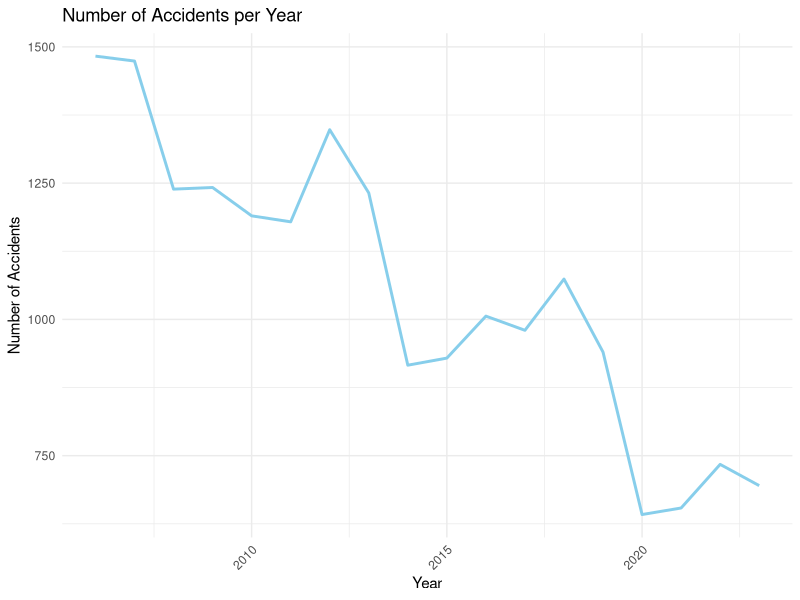
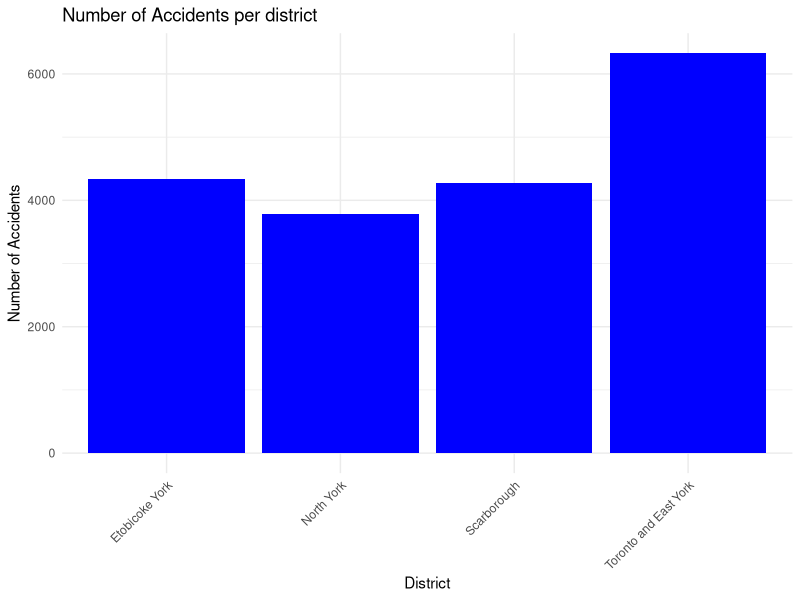
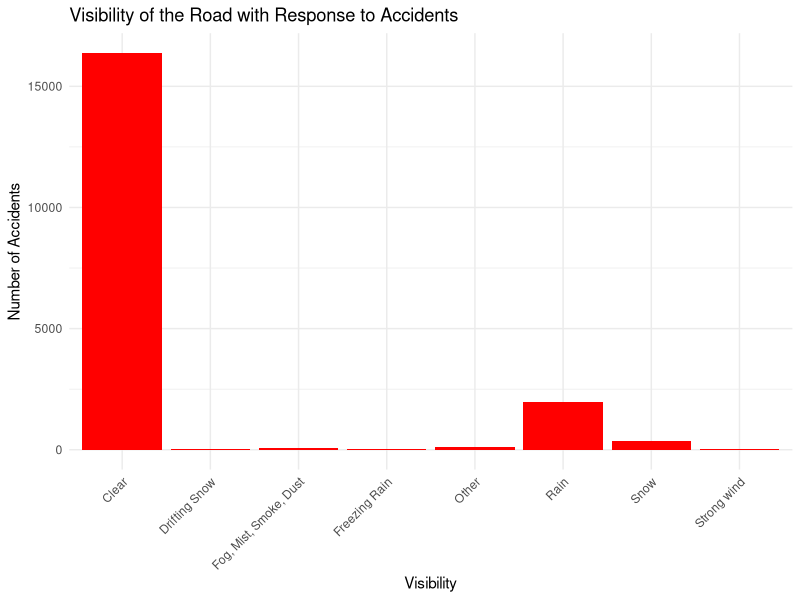
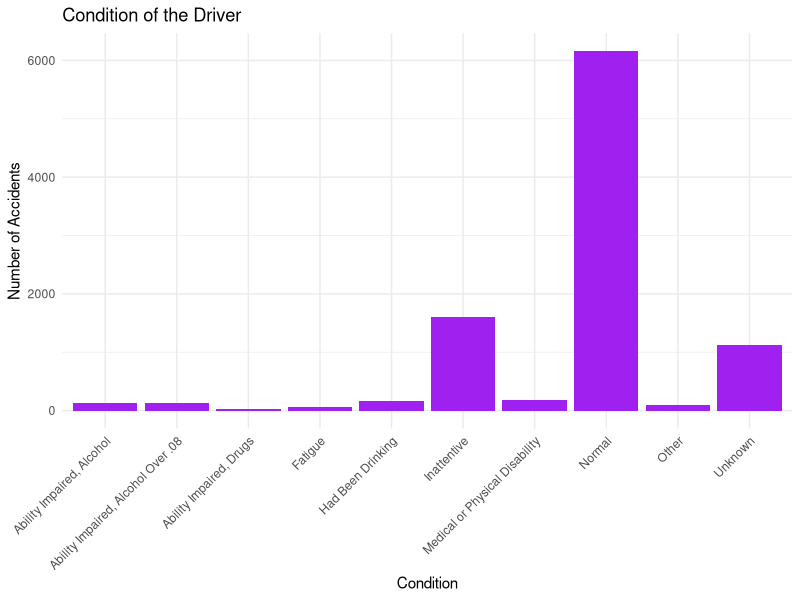

Source code (R) for these figures, in order: (Note: this script raises an error after producing the figures.)
## ---- chunk 1
#| include: false
#| warning: false
#| message: false

library(tidyverse)
library(ggplot2)
library(here) #Used package("here") for locating the analysis data

### Load the necessary data ###
analysis_data <- read_csv(here("data/analysis_data/analysis_data.csv"))

## ---- chunk 2
#| echo: false
#| warning: false
#| message: false
#| label: fig-counts
#| layout-ncol: 2

accidents_per_year <- as.data.frame(table(analysis_data$YEAR))
colnames(accidents_per_year) <- c("Year", "Number_of_Accidents")
accidents_per_year$Year <- as.numeric(as.character(accidents_per_year$Year))
# Plot the line graph
ggplot(accidents_per_year, aes(x = Year, y = Number_of_Accidents)) +
  geom_line(color = "skyblue", size = 1) +  # Line plot
  labs(title = "Number of Accidents per Year", x = "Year", y = "Number of Accidents") +
  theme_minimal() + 
  theme(axis.text.x = element_text(angle = 45, hjust = 1))

accidents_per_district <- as.data.frame((table(analysis_data$DISTRICT)))
colnames(accidents_per_district) <- c("District", "Number_of_Accidents")
accidents_per_district <- accidents_per_district %>% filter(District != "None")
ggplot(accidents_per_district, aes(x = District, y = Number_of_Accidents)) +
  geom_bar(stat = "identity", fill = "blue") +  # Bar graph
  labs(title = "Number of Accidents per district", x = "District", y = "Number of Accidents") +
  theme_minimal() + 
  theme(axis.text.x = element_text(angle = 45, hjust = 1))

Vision_accidents <- as.data.frame((table(analysis_data$VISIBILITY)))
colnames(Vision_accidents) <- c("Visibility", "Number_of_Accidents")
Vision_accidents <- Vision_accidents %>% filter(Visibility != "None")
ggplot(Vision_accidents, aes(x = Visibility, y = Number_of_Accidents)) +
  geom_bar(stat = "identity", fill = "red") +  # Bar graph
  labs(title = "Visibility of the Road with Response to Accidents", x = "Visibility", y = "Number of Accidents") +
  theme_minimal() + 
  theme(axis.text.x = element_text(angle = 45, hjust = 1))

Driver_cond <- as.data.frame((table(analysis_data$DRIVCOND)))
colnames(Driver_cond) <- c("Drivers_Condition", "Number_of_Accidents")
Driver_cond <- Driver_cond %>% filter(Drivers_Condition != "None")
ggplot(Driver_cond, aes(x = Drivers_Condition, y = Number_of_Accidents)) +
  geom_bar(stat = "identity", fill = "purple") +  # Bar graph
  labs(title = "Condition of the Driver", x = "Condition", y = "Number of Accidents") +
  theme_minimal() + 
  theme(axis.text.x = element_text(angle = 45, hjust = 1))

Speeding <- as.data.frame((table(analysis_data$SPEEDING)))
colnames(Speeding) <- c("Speeding", "Number_of_Accidents")
ggplot(Speeding, aes(x = Speeding, y = Number_of_Accidents)) +
  geom_bar(stat = "identity", fill = "black") +  # Bar graph
  labs(title = "Is Speeding the Cause of Accidents?", x = "Speeding", y = "Number of Accidents") +
  theme_minimal() + 
  theme(axis.text.x = element_text(angle = 45, hjust = 1))

Aggressive_Driving <- as.data.frame((table(analysis_data$AG_DRIV)))
colnames(Aggressive_Driving) <- c("Aggressive_Driving", "Number_of_Accidents")
ggplot(Aggressive_Driving, aes(x = Aggressive_Driving, y = Number_of_Accidents)) +
  geom_bar(stat = "identity", fill = "green") +  # Bar graph
  labs(title = "Was the Driver Aggressive Driving?", x = "Aggressive Driving", y = "Number of Accidents") +
  theme_minimal() + 
  theme(axis.text.x = element_text(angle = 45, hjust = 1))


## ---- chunk 3
#| echo: false
#| warning: false
#| message: false
#| layout-ncol: 1
filtered_data <- analysis_data[analysis_data$YEAR >= 2020, ]
ggplot(filtered_data, aes(x = INVAGE)) +
  geom_bar() +
  labs(title = "Number of Accidents per Age Group (2020 Onward)",
       x = "Age Group",
       y = "Number of Accidents") +
  theme(axis.text.x = element_text(angle = 45, hjust = 1))
